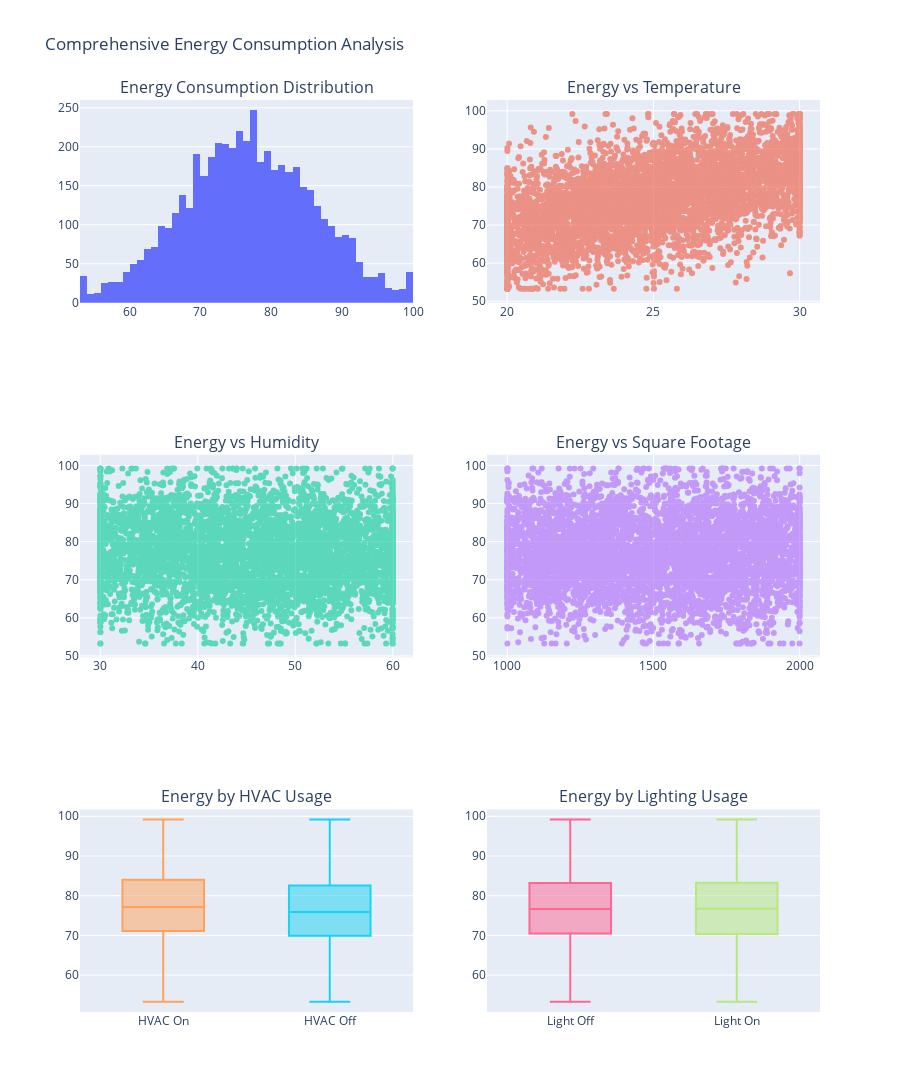

The notebook cell this image was saved under:
### Code cell
# =============================================================================
# CELL 3: Advanced Data Visualization
# =============================================================================

# Create comprehensive visualizations
fig = make_subplots(
    rows=3, cols=2,
    subplot_titles=('Energy Consumption Distribution', 'Energy vs Temperature',
                   'Energy vs Humidity', 'Energy vs Square Footage',
                   'Energy by HVAC Usage', 'Energy by Lighting Usage'),
    specs=[[{"secondary_y": False}, {"secondary_y": False}],
           [{"secondary_y": False}, {"secondary_y": False}],
           [{"secondary_y": False}, {"secondary_y": False}]]
)

# Distribution of target variable
fig.add_trace(go.Histogram(x=df['EnergyConsumption'], name='Energy Distribution', 
                          nbinsx=50), row=1, col=1)

# Scatter plots for continuous variables
fig.add_trace(go.Scatter(x=df['Temperature'], y=df['EnergyConsumption'], 
                        mode='markers', name='Temp vs Energy', opacity=0.6), row=1, col=2)

fig.add_trace(go.Scatter(x=df['Humidity'], y=df['EnergyConsumption'], 
                        mode='markers', name='Humidity vs Energy', opacity=0.6), row=2, col=1)

fig.add_trace(go.Scatter(x=df['SquareFootage'], y=df['EnergyConsumption'], 
                        mode='markers', name='SqFt vs Energy', opacity=0.6), row=2, col=2)

# Box plots for categorical variables
hvac_data = [df[df['HVACUsage'] == status]['EnergyConsumption'] for status in df['HVACUsage'].unique()]
for i, status in enumerate(df['HVACUsage'].unique()):
    fig.add_trace(go.Box(y=hvac_data[i], name=f'HVAC {status}'), row=3, col=1)

lighting_data = [df[df['LightingUsage'] == status]['EnergyConsumption'] for status in df['LightingUsage'].unique()]
for i, status in enumerate(df['LightingUsage'].unique()):
    fig.add_trace(go.Box(y=lighting_data[i], name=f'Light {status}'), row=3, col=2)

fig.update_layout(height=1200, title_text="Comprehensive Energy Consumption Analysis", showlegend=False)
fig.show()

# Correlation heatmap
plt.figure(figsize=(12, 8))
numeric_cols = df.select_dtypes(include=[np.number]).columns
correlation_matrix = df[numeric_cols].corr()
sns.heatmap(correlation_matrix, annot=True, cmap='coolwarm', center=0, 
            square=True, linewidths=0.5)
plt.title('Feature Correlation Matrix')
plt.tight_layout()
plt.show()

### Figure 1 — Plotly figure (JSON) as saved in the notebook; plotly's stock layout.template omitted (floating-point values rounded to 4 significant figures; data arrays with more than 128 entries replaced by an {"elided": "..."} marker saying what was removed)
{"data": [{"name": "Energy Distribution", "nbinsx": 50, "type": "histogram", "x": {"elided": "5000 float values"}, "xaxis": "x", "yaxis": "y"}, {"mode": "markers", "name": "Temp vs Energy", "opacity": 0.6, "type": "scatter", "x": {"elided": "5000 float values"}, "xaxis": "x2", "y": {"elided": "5000 float values"}, "yaxis": "y2"}, {"mode": "markers", "name": "Humidity vs Energy", "opacity": 0.6, "type": "scatter", "x": {"elided": "5000 float values"}, "xaxis": "x3", "y": {"elided": "5000 float values"}, "yaxis": "y3"}, {"mode": "markers", "name": "SqFt vs Energy", "opacity": 0.6, "type": "scatter", "x": {"elided": "5000 float values"}, "xaxis": "x4", "y": {"elided": "5000 float values"}, "yaxis": "y4"}, {"name": "HVAC On", "type": "box", "xaxis": "x5", "y": {"elided": "2500 float values"}, "yaxis": "y5"}, {"name": "HVAC Off", "type": "box", "xaxis": "x5", "y": {"elided": "2500 float values"}, "yaxis": "y5"}, {"name": "Light Off", "type": "box", "xaxis": "x6", "y": {"elided": "2543 float values"}, "yaxis": "y6"}, {"name": "Light On", "type": "box", "xaxis": "x6", "y": {"elided": "2457 float values"}, "yaxis": "y6"}], "layout": {"annotations": [{"font": {"size": 16}, "showarrow": false, "text": "Energy Consumption Distribution", "x": 0.225, "xanchor": "center", "xref": "paper", "y": 1, "yanchor": "bottom", "yref": "paper"}, {"font": {"size": 16}, "showarrow": false, "text": "Energy vs Temperature", "x": 0.775, "xanchor": "center", "xref": "paper", "y": 1, "yanchor": "bottom", "yref": "paper"}, {"font": {"size": 16}, "showarrow": false, "text": "Energy vs Humidity", "x": 0.225, "xanchor": "center", "xref": "paper", "y": 0.6111, "yanchor": "bottom", "yref": "paper"}, {"font": {"size": 16}, "showarrow": false, "text": "Energy vs Square Footage", "x": 0.775, "xanchor": "center", "xref": "paper", "y": 0.6111, "yanchor": "bottom", "yref": "paper"}, {"font": {"size": 16}, "showarrow": false, "text": "Energy by HVAC Usage", "x": 0.225, "xanchor": "center", "xref": "paper", "y": 0.2222, "yanchor": "bottom", "yref": "paper"}, {"font": {"size": 16}, "showarrow": false, "text": "Energy by Lighting Usage", "x": 0.775, "xanchor": "center", "xref": "paper", "y": 0.2222, "yanchor": "bottom", "yref": "paper"}], "height": 1200, "showlegend": false, "title": {"text": "Comprehensive Energy Consumption Analysis"}, "xaxis": {"anchor": "y", "domain": [0, 0.45]}, "xaxis2": {"anchor": "y2", "domain": [0.55, 1]}, "xaxis3": {"anchor": "y3", "domain": [0, 0.45]}, "xaxis4": {"anchor": "y4", "domain": [0.55, 1]}, "xaxis5": {"anchor": "y5", "domain": [0, 0.45]}, "xaxis6": {"anchor": "y6", "domain": [0.55, 1]}, "yaxis": {"anchor": "x", "domain": [0.7778, 1]}, "yaxis2": {"anchor": "x2", "domain": [0.7778, 1]}, "yaxis3": {"anchor": "x3", "domain": [0.3889, 0.6111]}, "yaxis4": {"anchor": "x4", "domain": [0.3889, 0.6111]}, "yaxis5": {"anchor": "x5", "domain": [0, 0.2222]}, "yaxis6": {"anchor": "x6", "domain": [0, 0.2222]}}}
